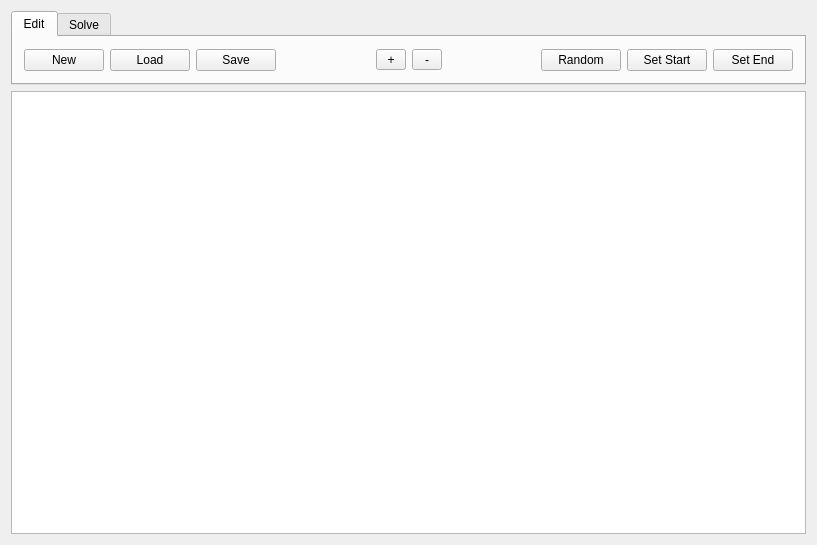
<?xml version="1.0" encoding="UTF-8"?>
<ui version="4.0">
 <class>MainWindow</class>
 <widget class="QMainWindow" name="MainWindow">
  <property name="geometry">
   <rect>
    <x>0</x>
    <y>0</y>
    <width>817</width>
    <height>545</height>
   </rect>
  </property>
  <property name="windowTitle">
   <string>MainWindow</string>
  </property>
  <property name="windowIcon">
   <iconset resource="../res/resources.qrc">
    <normaloff>:/icon_48.png</normaloff>:/icon_48.png</iconset>
  </property>
  <widget class="QWidget" name="centralWidget">
   <layout class="QVBoxLayout" name="verticalLayout">
    <item>
     <widget class="QTabWidget" name="tabWidget">
      <property name="sizePolicy">
       <sizepolicy hsizetype="Expanding" vsizetype="Minimum">
        <horstretch>0</horstretch>
        <verstretch>0</verstretch>
       </sizepolicy>
      </property>
      <property name="currentIndex">
       <number>0</number>
      </property>
      <widget class="QWidget" name="tabEdit">
       <attribute name="title">
        <string>Edit</string>
       </attribute>
       <layout class="QVBoxLayout" name="verticalLayout_2">
        <item>
         <layout class="QHBoxLayout" name="horizontalLayout">
          <item>
           <widget class="QPushButton" name="buttonNew">
            <property name="text">
             <string>New</string>
            </property>
           </widget>
          </item>
          <item>
           <widget class="QPushButton" name="buttonLoad">
            <property name="text">
             <string>Load</string>
            </property>
           </widget>
          </item>
          <item>
           <widget class="QPushButton" name="buttonSave">
            <property name="text">
             <string>Save</string>
            </property>
           </widget>
          </item>
          <item>
           <spacer name="horizontalSpacer_2">
            <property name="orientation">
             <enum>Qt::Horizontal</enum>
            </property>
            <property name="sizeHint" stdset="0">
             <size>
              <width>40</width>
              <height>20</height>
             </size>
            </property>
           </spacer>
          </item>
          <item>
           <widget class="QToolButton" name="buttonZoomIn">
            <property name="minimumSize">
             <size>
              <width>30</width>
              <height>0</height>
             </size>
            </property>
            <property name="text">
             <string>+</string>
            </property>
            <property name="autoRepeat">
             <bool>true</bool>
            </property>
           </widget>
          </item>
          <item>
           <widget class="QToolButton" name="buttonZoomOut">
            <property name="minimumSize">
             <size>
              <width>30</width>
              <height>0</height>
             </size>
            </property>
            <property name="text">
             <string>-</string>
            </property>
            <property name="autoRepeat">
             <bool>true</bool>
            </property>
           </widget>
          </item>
          <item>
           <spacer name="horizontalSpacer">
            <property name="orientation">
             <enum>Qt::Horizontal</enum>
            </property>
            <property name="sizeHint" stdset="0">
             <size>
              <width>40</width>
              <height>20</height>
             </size>
            </property>
           </spacer>
          </item>
          <item>
           <widget class="QPushButton" name="buttonRandom">
            <property name="text">
             <string>Random</string>
            </property>
            <property name="autoRepeat">
             <bool>true</bool>
            </property>
            <property name="autoRepeatDelay">
             <number>100</number>
            </property>
            <property name="autoRepeatInterval">
             <number>1</number>
            </property>
           </widget>
          </item>
          <item>
           <widget class="QPushButton" name="buttonSetStart">
            <property name="text">
             <string>Set Start</string>
            </property>
            <property name="checkable">
             <bool>true</bool>
            </property>
            <property name="autoExclusive">
             <bool>true</bool>
            </property>
           </widget>
          </item>
          <item>
           <widget class="QPushButton" name="buttonSetEnd">
            <property name="text">
             <string>Set End</string>
            </property>
            <property name="checkable">
             <bool>true</bool>
            </property>
            <property name="autoExclusive">
             <bool>true</bool>
            </property>
           </widget>
          </item>
         </layout>
        </item>
       </layout>
      </widget>
      <widget class="QWidget" name="tabSolve">
       <attribute name="title">
        <string>Solve</string>
       </attribute>
       <layout class="QVBoxLayout" name="verticalLayout_3">
        <item>
         <layout class="QHBoxLayout" name="horizontalLayout_2">
          <item>
           <widget class="QPushButton" name="buttonReset">
            <property name="text">
             <string>Reset</string>
            </property>
           </widget>
          </item>
          <item>
           <widget class="QPushButton" name="buttonSolve">
            <property name="text">
             <string>Solve</string>
            </property>
           </widget>
          </item>
          <item>
           <widget class="QPushButton" name="buttonStep">
            <property name="text">
             <string>Step</string>
            </property>
           </widget>
          </item>
          <item>
           <spacer name="horizontalSpacer_3">
            <property name="orientation">
             <enum>Qt::Horizontal</enum>
            </property>
            <property name="sizeHint" stdset="0">
             <size>
              <width>40</width>
              <height>20</height>
             </size>
            </property>
           </spacer>
          </item>
          <item>
           <widget class="QToolButton" name="buttonZoomIn_2">
            <property name="minimumSize">
             <size>
              <width>30</width>
              <height>0</height>
             </size>
            </property>
            <property name="text">
             <string>+</string>
            </property>
            <property name="autoRepeat">
             <bool>true</bool>
            </property>
           </widget>
          </item>
          <item>
           <widget class="QToolButton" name="buttonZoomOut_2">
            <property name="minimumSize">
             <size>
              <width>30</width>
              <height>0</height>
             </size>
            </property>
            <property name="text">
             <string>-</string>
            </property>
            <property name="autoRepeat">
             <bool>true</bool>
            </property>
           </widget>
          </item>
          <item>
           <spacer name="horizontalSpacer_4">
            <property name="orientation">
             <enum>Qt::Horizontal</enum>
            </property>
            <property name="sizeHint" stdset="0">
             <size>
              <width>40</width>
              <height>20</height>
             </size>
            </property>
           </spacer>
          </item>
          <item>
           <widget class="QLabel" name="label_2">
            <property name="text">
             <string>Speed:</string>
            </property>
           </widget>
          </item>
          <item>
           <widget class="QComboBox" name="selectSpeed">
            <property name="currentIndex">
             <number>2</number>
            </property>
            <item>
             <property name="text">
              <string>Very fast (0s)</string>
             </property>
            </item>
            <item>
             <property name="text">
              <string>Fast (0.1s)</string>
             </property>
            </item>
            <item>
             <property name="text">
              <string>Normal (0.5s)</string>
             </property>
            </item>
            <item>
             <property name="text">
              <string>Slow (1s)</string>
             </property>
            </item>
           </widget>
          </item>
          <item>
           <widget class="QLabel" name="label">
            <property name="text">
             <string>Algorithm:</string>
            </property>
           </widget>
          </item>
          <item>
           <widget class="QComboBox" name="selectAlgorithm">
            <property name="currentIndex">
             <number>0</number>
            </property>
            <item>
             <property name="text">
              <string>Depht First</string>
             </property>
            </item>
            <item>
             <property name="text">
              <string>Breadth First</string>
             </property>
            </item>
            <item>
             <property name="text">
              <string>Random First</string>
             </property>
            </item>
           </widget>
          </item>
         </layout>
        </item>
       </layout>
      </widget>
     </widget>
    </item>
    <item>
     <widget class="QGraphicsView" name="graphicsView">
      <property name="sizeAdjustPolicy">
       <enum>QAbstractScrollArea::AdjustToContentsOnFirstShow</enum>
      </property>
     </widget>
    </item>
   </layout>
  </widget>
 </widget>
 <layoutdefault spacing="6" margin="11"/>
 <resources>
  <include location="../res/resources.qrc"/>
 </resources>
 <connections/>
</ui>
